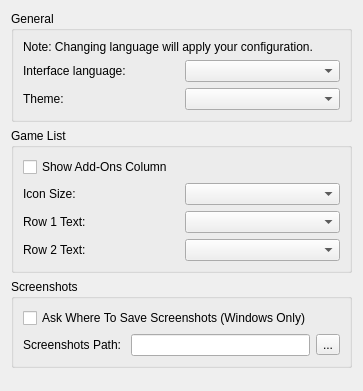
<?xml version="1.0" encoding="UTF-8"?>
<ui version="4.0">
 <class>ConfigureUi</class>
 <widget class="QWidget" name="ConfigureUi">
  <property name="geometry">
   <rect>
    <x>0</x>
    <y>0</y>
    <width>363</width>
    <height>391</height>
   </rect>
  </property>
  <property name="windowTitle">
   <string>Form</string>
  </property>
  <layout class="QVBoxLayout" name="verticalLayout">
   <item>
    <widget class="QGroupBox" name="general_groupBox">
     <property name="title">
      <string>General</string>
     </property>
     <layout class="QHBoxLayout" name="horizontalLayout">
      <item>
       <layout class="QVBoxLayout" name="verticalLayout_2">
        <item>
         <widget class="QLabel" name="label_change_language_info">
          <property name="text">
           <string>Note: Changing language will apply your configuration.</string>
          </property>
          <property name="wordWrap">
           <bool>true</bool>
          </property>
         </widget>
        </item>
        <item>
         <layout class="QHBoxLayout" name="horizontalLayout_2">
          <item>
           <widget class="QLabel" name="language_label">
            <property name="text">
             <string>Interface language:</string>
            </property>
           </widget>
          </item>
          <item>
           <widget class="QComboBox" name="language_combobox"/>
          </item>
         </layout>
        </item>
        <item>
         <layout class="QHBoxLayout" name="horizontalLayout_3">
          <item>
           <widget class="QLabel" name="theme_label">
            <property name="text">
             <string>Theme:</string>
            </property>
           </widget>
          </item>
          <item>
           <widget class="QComboBox" name="theme_combobox"/>
          </item>
         </layout>
        </item>
       </layout>
      </item>
     </layout>
    </widget>
   </item>
   <item>
    <widget class="QGroupBox" name="GameListGroupBox">
     <property name="title">
      <string>Game List</string>
     </property>
     <layout class="QHBoxLayout" name="GameListHorizontalLayout">
      <item>
       <layout class="QVBoxLayout" name="GeneralVerticalLayout">
        <item>
         <widget class="QCheckBox" name="show_add_ons">
          <property name="text">
           <string>Show Add-Ons Column</string>
          </property>
         </widget>
        </item>
        <item>
         <layout class="QHBoxLayout" name="icon_size_qhbox_layout_2">
          <item>
           <widget class="QLabel" name="icon_size_label">
            <property name="text">
             <string>Icon Size:</string>
            </property>
           </widget>
          </item>
          <item>
           <widget class="QComboBox" name="icon_size_combobox"/>
          </item>
         </layout>
        </item>
        <item>
         <layout class="QHBoxLayout" name="row_1_qhbox_layout">
          <item>
           <widget class="QLabel" name="row_1_label">
            <property name="text">
             <string>Row 1 Text:</string>
            </property>
           </widget>
          </item>
          <item>
           <widget class="QComboBox" name="row_1_text_combobox"/>
          </item>
         </layout>
        </item>
        <item>
         <layout class="QHBoxLayout" name="row_2_qhbox_layout">
          <item>
           <widget class="QLabel" name="row_2_label">
            <property name="text">
             <string>Row 2 Text:</string>
            </property>
           </widget>
          </item>
          <item>
           <widget class="QComboBox" name="row_2_text_combobox"/>
          </item>
         </layout>
        </item>
       </layout>
      </item>
     </layout>
    </widget>
   </item>
   <item>
    <widget class="QGroupBox" name="screenshots_GroupBox">
     <property name="title">
      <string>Screenshots</string>
     </property>
     <layout class="QVBoxLayout" name="verticalLayout_4">
      <item>
       <layout class="QVBoxLayout" name="verticalLayout_3">
        <item>
         <widget class="QCheckBox" name="enable_screenshot_save_as">
          <property name="text">
           <string>Ask Where To Save Screenshots (Windows Only)</string>
          </property>
         </widget>
        </item>
        <item>
         <layout class="QHBoxLayout" name="horizontalLayout_4">
          <item>
           <widget class="QLabel" name="label">
            <property name="text">
             <string>Screenshots Path: </string>
            </property>
           </widget>
          </item>
          <item>
           <widget class="QLineEdit" name="screenshot_path_edit"/>
          </item>
          <item>
           <widget class="QToolButton" name="screenshot_path_button">
            <property name="text">
             <string>...</string>
            </property>
           </widget>
          </item>
         </layout>
        </item>
       </layout>
      </item>
     </layout>
    </widget>
   </item>
   <item>
    <spacer name="verticalSpacer">
     <property name="orientation">
      <enum>Qt::Vertical</enum>
     </property>
     <property name="sizeHint" stdset="0">
      <size>
       <width>20</width>
       <height>40</height>
      </size>
     </property>
    </spacer>
   </item>
  </layout>
 </widget>
 <resources/>
 <connections/>
</ui>
